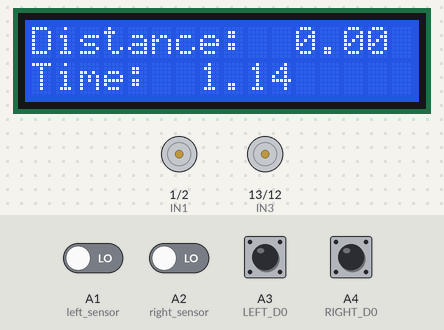
A sketch run on a simulated Arduino Uno, built with avr-gcc and run on an emulated ATmega328P. On the bench: 16×2 character LCD, motor-driver pin pairs drawn as motors (green arrow = first pin HIGH = forward, orange = second pin HIGH = backward, longer = more drive, scaled by the enable pin). The inputs (shaded band) are chosen by the test bench; at power-on: A3 (LEFT_D0), A4 (RIGHT_D0) HIGH, A1 (left_sensor), A2 (right_sensor) LOW.

Above: at 1.25 s.
1.3 s: A1 (left_sensor) driven HIGH
At 1.45 s:
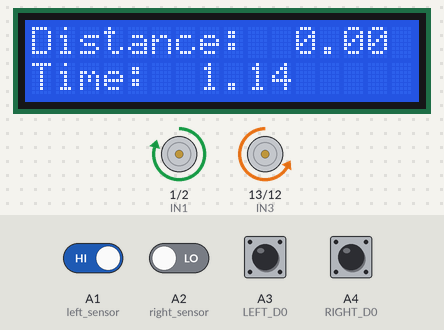
3.1 s: A2 (right_sensor) driven HIGH
At 3.41 s:
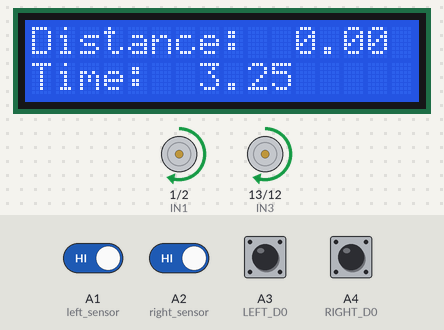
5.4 s: A1 (left_sensor) driven LOW
At 5.55 s:
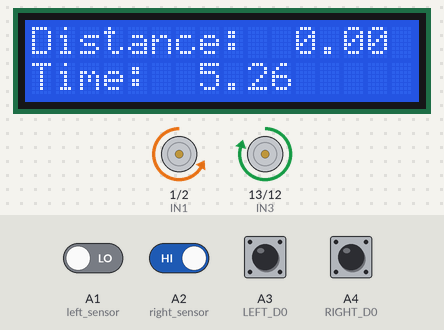
7.7 s: A3 (LEFT_D0) pulled LOW for 1 s
At 9.08 s:
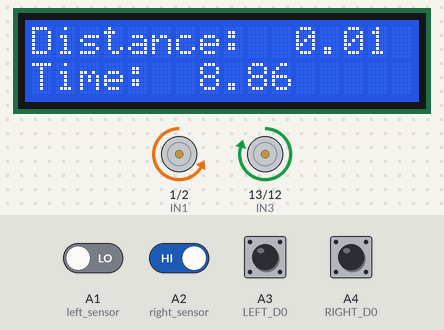
9.3 s: A4 (RIGHT_D0) pulled LOW for 0.15 s
At 9.83 s:
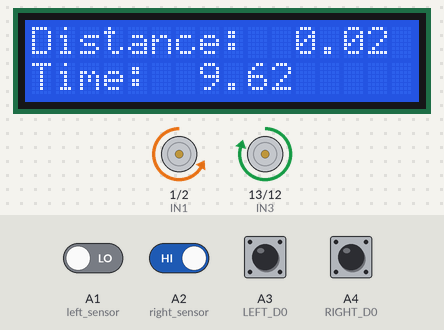
10.0 s: A4 (RIGHT_D0) pulled LOW for 1 s
At 11.35 s:
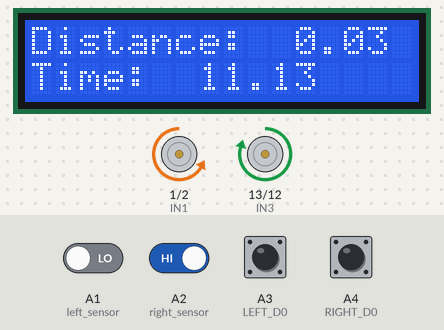
Timing chart, 0 to 12.6 s (numbered marks = the images above; inputs shaded):
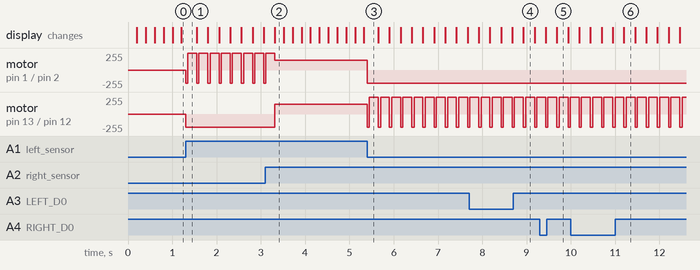

Measured:
- after the input at 1.3 s, motor on pin 1 (IN1) / pin 2 (IN2): alternates forward 250/255 for 0.20 s and backward 200/255 for 0.05 s, starting at once; motor on pin 13 (IN3) / pin 12 (IN4): stopped → backward 200/255 at once
- after the input at 3.1 s, motor on pin 13 (IN3) / pin 12 (IN4): backward 200/255 → forward 150/255 after 0.22 s
- after the input at 5.4 s, motor on pin 1 (IN1) / pin 2 (IN2): forward 150/255 → backward 200/255 at once; motor on pin 13 (IN3) / pin 12 (IN4): alternates forward 250/255 for 0.20 s and backward 200/255 for 0.05 s, starting at once

The sketch:

Line_Following_Stop.ino
```cpp
#include <LiquidCrystal.h>

LiquidCrystal lcd(8,9,4,5,6,7);

int ENA = 3;
int IN1 = 1;
int IN2 = 2;
int IN3 = 13;
int IN4 = 12;
int ENB = 11;

int left_sensor = A1;
int right_sensor = A2;

const int LEFT_D0  = A3;
const int RIGHT_D0 = A4;
volatile long leftCount  = 0;
volatile long rightCount = 0;

int prevLeft = HIGH;
int prevRight = HIGH;

const float WHEEL_D = 0.065;
const int PPR = 10;
const float PI_F = 3.14159;
const float DIST_PER_COUNT = (PI_F * WHEEL_D) / PPR;

unsigned long lastPrint = 0;
unsigned long startTime = 0;

float avgDist = 0;

bool stopped = false;

void setup() {
  pinMode(ENA, OUTPUT);
  pinMode(IN1, OUTPUT);
  pinMode(IN2, OUTPUT);
  pinMode(IN3, OUTPUT);
  pinMode(IN4, OUTPUT);
  pinMode(ENB, OUTPUT);

  pinMode(left_sensor, INPUT);
  pinMode(right_sensor, INPUT);

  pinMode(LEFT_D0, INPUT_PULLUP);
  pinMode(RIGHT_D0, INPUT_PULLUP);

  lcd.begin(16, 2);
  lcd.setCursor(0,0);
  lcd.print("Distance: ");
  lcd.setCursor(0, 1);
  lcd.print("Time: ");

  startTime = millis();
}

void loop() {
  int curLeft = digitalRead(LEFT_D0);
  if (prevLeft == LOW && curLeft == HIGH) leftCount++;
  prevLeft = curLeft;

  int curRight = digitalRead(RIGHT_D0);
  if (prevRight == LOW && curRight == HIGH) rightCount++;
  prevRight = curRight;

  float leftDist  = leftCount * DIST_PER_COUNT;
  float rightDist = rightCount * DIST_PER_COUNT;
  avgDist = (leftDist + rightDist) / 2.0;

  float timeSec = (millis() - startTime) / 1000.0;

  if (millis() - lastPrint >= 200) {
    lcd.setCursor(11,0);
    lcd.print(avgDist, 2);
    lcd.setCursor(7, 1);
    lcd.print(timeSec);
    lastPrint = millis();
  }

  if (!stopped) {
    if (avgDist < 5.2) {
      followLine();
    }
    else {
      stop();
      delay(3000);
      stopped = true;
    }
  }
  else {
    followLine();
  }
}

void followLine() {
  int right = digitalRead(right_sensor);
  int left = digitalRead(left_sensor);

if (left == 1 && right == 1) {
  forward();
}
else if (left == 1 && right == 0) {
  reverse();
  delay(50);
  turnleft();
  delay(200);
}
else if (left == 0 && right == 1) {
  reverse();
  delay(50);
  turnright();
  delay(200);
}
else {
  stop();
  }
}

void forward() {
digitalWrite(IN1, HIGH);
digitalWrite(IN2, LOW);
digitalWrite(IN3, HIGH);
digitalWrite(IN4, LOW);
analogWrite(ENA, 150);
analogWrite(ENB, 150);
}

void reverse() {
digitalWrite(IN1, LOW);
digitalWrite(IN2, HIGH);
digitalWrite(IN3, LOW);
digitalWrite(IN4, HIGH);
analogWrite(ENA, 200);
analogWrite(ENB, 200);
}

void stop() {
analogWrite(ENA, 0);
analogWrite(ENB, 0);
digitalWrite(IN1, LOW);
digitalWrite(IN2, LOW);
digitalWrite(IN3, LOW);
digitalWrite(IN4, LOW);
}

void turnright() {
digitalWrite(IN1, LOW);
digitalWrite(IN2, HIGH);
digitalWrite(IN3, HIGH);
digitalWrite(IN4, LOW);
analogWrite(ENA, 200);
analogWrite(ENB, 250);
}

void turnleft() {
digitalWrite(IN1, HIGH);
digitalWrite(IN2, LOW);
digitalWrite(IN3, LOW);
digitalWrite(IN4, HIGH);
analogWrite(ENA, 250);
analogWrite(ENB, 200);
}
```
